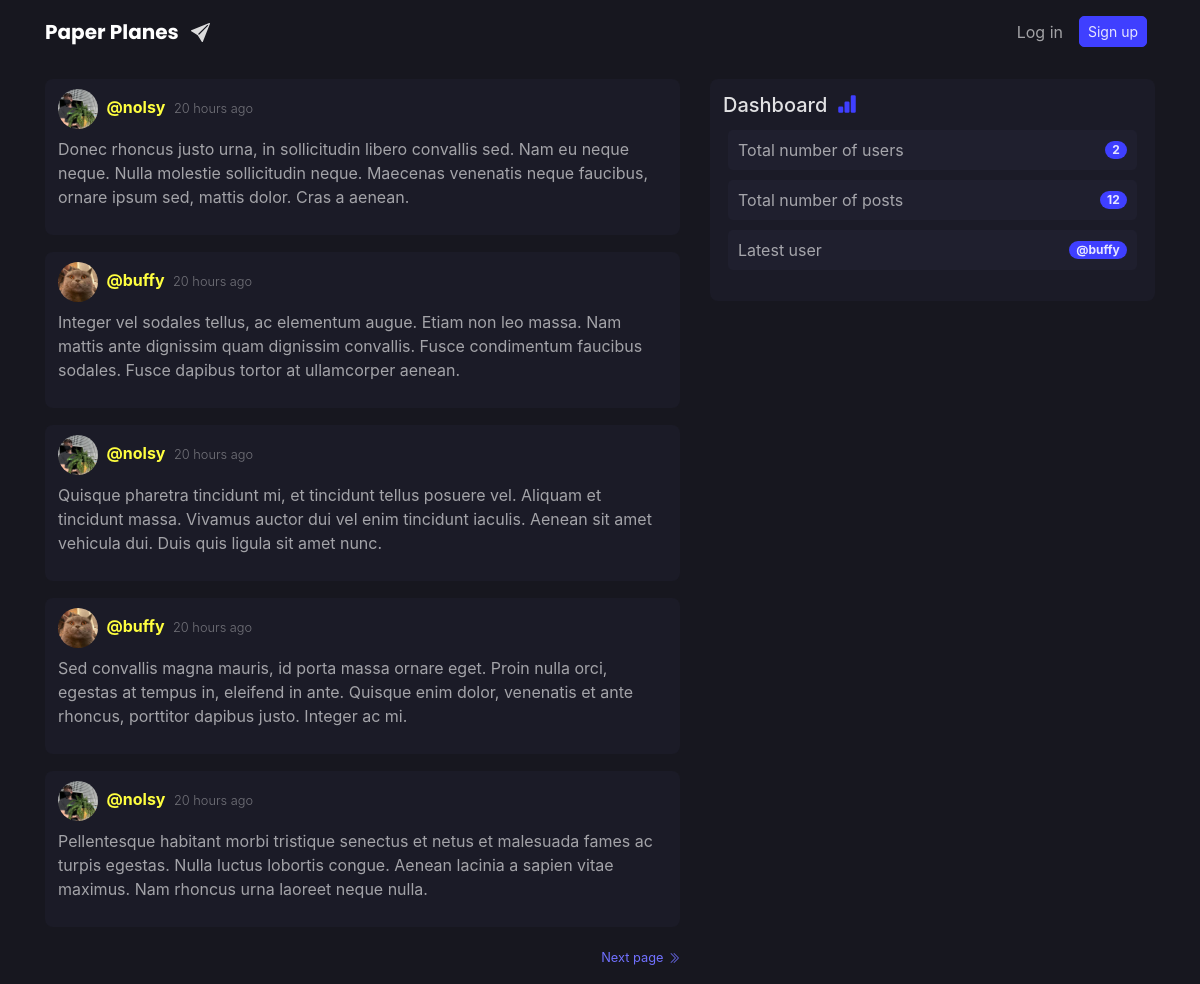
The page / on the database its author committed.
### application/models.py (models this page shows, shortened)
class Post(db.Model):
    id = db.Column(db.Integer, primary_key=True)
    content = db.Column(db.Text(300), nullable=False)
    date_posted = db.Column(db.DateTime, nullable=False,
                            default=datetime.utcnow)
    edited = db.Column(db.Boolean, nullable=False, default=False)
    user_id = db.Column(db.Integer, db.ForeignKey('user.id'), nullable=False)

class User(db.Model, UserMixin):
    id = db.Column(db.Integer, primary_key=True)
    username = db.Column(db.String(8), unique=True, nullable=False)
    email = db.Column(db.String(254), unique=True, nullable=False)
    image_file = db.Column(db.String(20), nullable=False,
                           default='default.jpg')
    password = db.Column(db.String(60), nullable=False)
    date_joined = db.Column(db.DateTime, nullable=False,
                            default=datetime.utcnow)
    posts = db.relationship('Post', backref='author', lazy=True)

### application/routes.py (the view)
@blueprint.route("/")
def index():
    page = request.args.get('page', 1, type=int)
    posts = Post.query.order_by(
        Post.date_posted.desc()).paginate(page=page, per_page=5)
    return render_template('index.html', posts=posts, elapsed_time=elapsed_time, total_users=total_users, total_posts=total_posts, latest_user=latest_user)

### application/routes.py (called while the page is built)
def total_users():
    return User.query.count()

def total_posts():
    return Post.query.count()

def latest_user():
    return User.query.order_by(User.date_joined.desc()).first().username

### application/templates/index.html (shortened to what this page needs)
{% extends "base.html" %}
{% block content %}
{% for post in posts.items %}
<article class="media content-section">
    <div class="w-100">
        <img class="rounded-circle article-img" src="{{ url_for('static', filename='profile_pics/' + post.author.image_file) }}">
        <span class="mr-1 secondary-colour font-weight-bold">@{{ post.author.username }}</span>
        <small class="font-weight-light">{{ elapsed_time(post) }}</small>
        {% if post.author == current_user %}
        <p class="post-content mb-0 mt-2">{{ post.content }}</p>
        <div class="float-right">
            <small class="mb-0">
                <a href="{{ url_for('post.edit_post', post_id=post.id) }}">
                    <svg xmlns="http://www.w3.org/2000/svg" width="14" height="14" class="bi bi-pencil-fill" viewBox="0 0 16 16" id="svg-edit">
                        <path d="M12.854.146a.5.5 0 0 0-.707 0L10.5 1.793 14.207 5.5l1.647-1.646a.5.5 0 0 0 0-.708l-3-3zm.646 6.061L9.793 2.5 3.293 9H3.5a.5.5 0 0 1 .5.5v.5h.5a.5.5 0 0 1 .5.5v.5h.5a.5.5 0 0 1 .5.5v.5h.5a.5.5 0 0 1 .5.5v.207l6.5-6.5zm-7.468 7.468A.5.5 0 0 1 6 13.5V13h-.5a.5.5 0 0 1-.5-.5V12h-.5a.5.5 0 0 1-.5-.5V11h-.5a.5.5 0 0 1-.5-.5V10h-.5a.499.499 0 0 1-.175-.032l-.179.178a.5.5 0 0 0-.11.168l-2 5a.5.5 0 0 0 .65.65l5-2a.5.5 0 0 0 .168-.11l.178-.178z" />
                    </svg>
                </a>
            </small>
        </div>
        {% else %}
        <p class="post-content mt-2">{{ post.content }}</p>
        {% endif %}
    </div>
</article>
{% endfor %}
{% for page_num in posts.iter_pages(left_edge=0, right_edge=0, left_current=1, right_current=2) %}
{% if page_num and page_num > posts.page %}
{% if page_num > posts.page %}
<a class="soft-primary-colour float-right mb-3" href="{{ url_for('routes.index', page=page_num) }}">
    <small class="soft-primary-colour">Next page</small>
</a>
{% endif %}
{% endif %}
{% endfor %}
{% endblock content %}
{% block sidebar %}
<div class="col-md-5">
    <div class="content-section">
        <div class="align-middle mt-1">
            <h5 class="heading-title">Dashboard</h5>
        </div>
        <ul class="list-group">
            <a href="#">
                <li class="sidebar-list d-flex justify-content-between align-items-center">
                    Total number of users
                    <span class="badge badge-pill badge-fill high-emphasis">{{ total_users() }}</span>
                </li>
            </a>
            <a href="#">
                <li class="sidebar-list d-flex justify-content-between align-items-center">
                    Total number of posts
                    <span class="badge badge-pill badge-fill high-emphasis">{{ total_posts() }}</span>
                </li>
            </a>
            <a href="#">
                <li class="sidebar-list d-flex justify-content-between align-items-center">
                    Latest user
                    <span class="badge badge-pill badge-fill high-emphasis">@{{ latest_user() }}</span>
                </li>
            </a>
        </ul>
    </div>
</div>
{% endblock sidebar %}

### application/templates/base.html (shortened to what this page needs)
<!DOCTYPE html>
<html lang="en">
<head>
  <link rel=" stylesheet" href="https://stackpath.bootstrapcdn.com/bootstrap/4.3.1/css/bootstrap.min.css" />
  <link rel="stylesheet" href="/static/CSS/style.css" />
</head>
<header>
  <nav class="navbar navbar-expand-md navbar-dark nav-dark">
    <div class="container">
      <a class="navbar-brand mr-4 font-weight-bold" href="{{ url_for('routes.index') }}" id="nav-heading">
        Paper Planes
      </a>
      <div class="collapse navbar-collapse" id="navbarToggle">
        <div class="navbar-nav">
          {% if current_user.is_authenticated %}
          <li class="nav-item dropdown d-none d-md-block">
            <a class="nav-link" href="#" id="navbarDropdown" role="button" data-toggle="dropdown" aria-haspopup="true" aria-expanded="false">
              <span class="secondary-colour font-weight-bold">@{{current_user.username}}</span>
              <img class="rounded-circle profile-icon" src="{{ url_for('static', filename='profile_pics/' + current_user.image_file) }}">
            </a>
            <div class="dropdown-menu" aria-labelledby="navbarDropdown">
              <a class="dropdown-item pl-3" href="{{ url_for('post.new_post') }}">
                <svg xmlns="http://www.w3.org/2000/svg" width="14" height="14" fill="currentColor" class="bi bi-plus-lg mr-2" viewBox="0 0 16 16">
                  <path fill-rule="evenodd" d="M8 2a.5.5 0 0 1 .5.5v5h5a.5.5 0 0 1 0 1h-5v5a.5.5 0 0 1-1 0v-5h-5a.5.5 0 0 1 0-1h5v-5A.5.5 0 0 1 8 2Z" />
                </svg>
                New post
              </a>
              <a class="dropdown-item pl-3" href="{{ url_for('routes.user_posts', username=current_user.username) }}">
                <svg xmlns="http://www.w3.org/2000/svg" width="14" height="14" fill="currentColor" class="bi bi-clock-history mr-2" viewBox="0 0 16 16">
                  <path d="M8.515 1.019A7 7 0 0 0 8 1V0a8 8 0 0 1 .589.022l-.074.997zm2.004.45a7.003 7.003 0 0 0-.985-.299l.219-.976c.383.086.76.2 1.126.342l-.36.933zm1.37.71a7.01 7.01 0 0 0-.439-.27l.493-.87a8.025 8.025 0 0 1 .979.654l-.615.789a6.996 6.996 0 0 0-.418-.302zm1.834 1.79a6.99 6.99 0 0 0-.653-.796l.724-.69c.27.285.52.59.747.91l-.818.576zm.744 1.352a7.08 7.08 0 0 0-.214-.468l.893-.45a7.976 7.976 0 0 1 .45 1.088l-.95.313a7.023 7.023 0 0 0-.179-.483zm.53 2.507a6.991 6.991 0 0 0-.1-1.025l.985-.17c.067.386.106.778.116 1.17l-1 .025zm-.131 1.538c.033-.17.06-.339.081-.51l.993.123a7.957 7.957 0 0 1-.23 1.155l-.964-.267c.046-.165.086-.332.12-.501zm-.952 2.379c.184-.29.346-.594.486-.908l.914.405c-.16.36-.345.706-.555 1.038l-.845-.535zm-.964 1.205c.122-.122.239-.248.35-.378l.758.653a8.073 8.073 0 0 1-.401.432l-.707-.707z" />
                  <path d="M8 1a7 7 0 1 0 4.95 11.95l.707.707A8.001 8.001 0 1 1 8 0v1z" />
                  <path d="M7.5 3a.5.5 0 0 1 .5.5v5.21l3.248 1.856a.5.5 0 0 1-.496.868l-3.5-2A.5.5 0 0 1 7 9V3.5a.5.5 0 0 1 .5-.5z" />
                </svg>
                See my posts
              </a>
              <a class="dropdown-item pl-3" href="{{ url_for('profile.profile') }}">
                <svg xmlns="http://www.w3.org/2000/svg" width="14" height="14" fill="currentColor" class="bi bi-gear-fill mr-2" viewBox="0 0 16 16">
                  <path d="M9.405 1.05c-.413-1.4-2.397-1.4-2.81 0l-.1.34a1.464 1.464 0 0 1-2.105.872l-.31-.17c-1.283-.698-2.686.705-1.987 1.987l.169.311c.446.82.023 1.841-.872 2.105l-.34.1c-1.4.413-1.4 2.397 0 2.81l.34.1a1.464 1.464 0 0 1 .872 2.105l-.17.31c-.698 1.283.705 2.686 1.987 1.987l.311-.169a1.464 1.464 0 0 1 2.105.872l.1.34c.413 1.4 2.397 1.4 2.81 0l.1-.34a1.464 1.464 0 0 1 2.105-.872l.31.17c1.283.698 2.686-.705 1.987-1.987l-.169-.311a1.464 1.464 0 0 1 .872-2.105l.34-.1c1.4-.413 1.4-2.397 0-2.81l-.34-.1a1.464 1.464 0 0 1-.872-2.105l.17-.31c.698-1.283-.705-2.686-1.987-1.987l-.311.169a1.464 1.464 0 0 1-2.105-.872l-.1-.34zM8 10.93a2.929 2.929 0 1 1 0-5.86 2.929 2.929 0 0 1 0 5.858z" />
                </svg>
                Profile settings
              </a>
              <a class="dropdown-item pl-3" href="{{ url_for('authentication.logout') }}">
                <svg xmlns="http://www.w3.org/2000/svg" width="14" height="14" fill="currentColor" class="bi bi-door-closed mr-2" viewBox="0 0 16 16">
                  <path d="M3 2a1 1 0 0 1 1-1h8a1 1 0 0 1 1 1v13h1.5a.5.5 0 0 1 0 1h-13a.5.5 0 0 1 0-1H3V2zm1 13h8V2H4v13z" />
                  <path d="M9 9a1 1 0 1 0 2 0 1 1 0 0 0-2 0z" />
                </svg>
                Log out
              </a>
            </div>
          </li>
          {% else %}
          <a class="nav-item nav-link my-auto d-none d-md-block" href="{{ url_for('authentication.login') }}" style="color: var(--medium-emphasis);">Log in</a>
          <a class="nav-item nav-link my-auto d-none d-md-block" href="{{ url_for('authentication.register') }}"><button class="btn button btn-sm input-button">Sign up</button></a>
          {% endif %}
        </div>
      </div>
    </div>
  </nav>
</header>
<body>
  <main role="main" class="container container-main">
    <div class="row justify-content-center">
      <div class="col-md-7">
        {% block content %}
        {% endblock content %}
      </div>
      {% block sidebar %}
      {% endblock sidebar %}
    </div>
  </main>
</body>
</html>

### application/static/CSS/style.css (style rules this page uses)
:root { --primary: #3f3fff; --secondary: #ffff3f; --background: #17171f; --component: #1b1b27; --surface: #1f1f2e; --soft-primary: #7171ff; --high-emphasis: rgb(255, 255, 255, 0.87); --medium-emphasis: rgb(255, 255, 255, 0.60); --disable: rgb(255, 255, 255, 0.38); --outer-radius: 8px; --inner-radius: 5px; --hover-opacity: 0.90; }
#nav-heading { font-family: 'Poppins', sans-serif; }
body { background: var(--background); }
.container-main { margin-top: 1rem; }
h1, h2, h3, h4, h5, h6 { color: var(--high-emphasis); }
p, legend { color: var(--medium-emphasis); }
small { color: var(--disable); }
.high-emphasis { color: var(--high-emphasis); }
.nav-dark { background-color: var(--background); }
.content-section { background: var(--component); padding: 10px 13px; border-radius: var(--outer-radius); margin-bottom: 17px; }
.post-content { white-space: pre-line; word-wrap: break-word; overflow-wrap: break-word; }
.sidebar-list { padding: 8px 10px; margin: 5px; border-radius: var(--inner-radius); list-style-type: none; color: var(--medium-emphasis); background-color: var(--surface); }
.input-button { border-radius: var(--inner-radius); background-color: var(--primary); border-color: var(--primary); color: var(--high-emphasis); }
.heading-title { margin-right: 5px; display: inline-block; }
.badge-fill { background-color: var(--primary); }
.article-img { height: 40px; width: 40px; margin-right: 4px; }
.soft-primary-colour { color: var(--soft-primary); }
.secondary-colour { color: var(--secondary); }

### rows shown on the page
Post: image_file (picture), author.username "nolsy", date_posted "20 hours ago", content "Donec rhoncus justo urna, in sollicitudin libero convallis sed. Nam eu neque neque. Nulla molestie sollicitudin neque. Maecenas venenatis neque faucibus, ornare ipsum sed, mattis dolor. Cras a aenean."
Post: image_file (picture), author.username "buffy", date_posted "20 hours ago", content "Integer vel sodales tellus, ac elementum augue. Etiam non leo massa. Nam mattis ante dignissim quam dignissim convallis. Fusce condimentum faucibus sodales. Fusce dapibus tortor at ullamcorper aenean."
Post: image_file (picture), author.username "nolsy", date_posted "20 hours ago", content "Quisque pharetra tincidunt mi, et tincidunt tellus posuere vel. Aliquam et tincidunt massa. Vivamus auctor dui vel enim tincidunt iaculis. Aenean sit amet vehicula dui. Duis quis ligula sit amet nunc."
Post: image_file (picture), author.username "buffy", date_posted "20 hours ago", content "Sed convallis magna mauris, id porta massa ornare eget. Proin nulla orci, egestas at tempus in, eleifend in ante. Quisque enim dolor, venenatis et ante rhoncus, porttitor dapibus justo. Integer ac mi."
Post: image_file (picture), author.username "nolsy", date_posted "20 hours ago", content "Pellentesque habitant morbi tristique senectus et netus et malesuada fames ac turpis egestas. Nulla luctus lobortis congue. Aenean lacinia a sapien vitae maximus. Nam rhoncus urna laoreet neque nulla."
User: username "buffy"

### other values the page prints
{{ total_users() }} "2"
{{ total_posts() }} "12"
